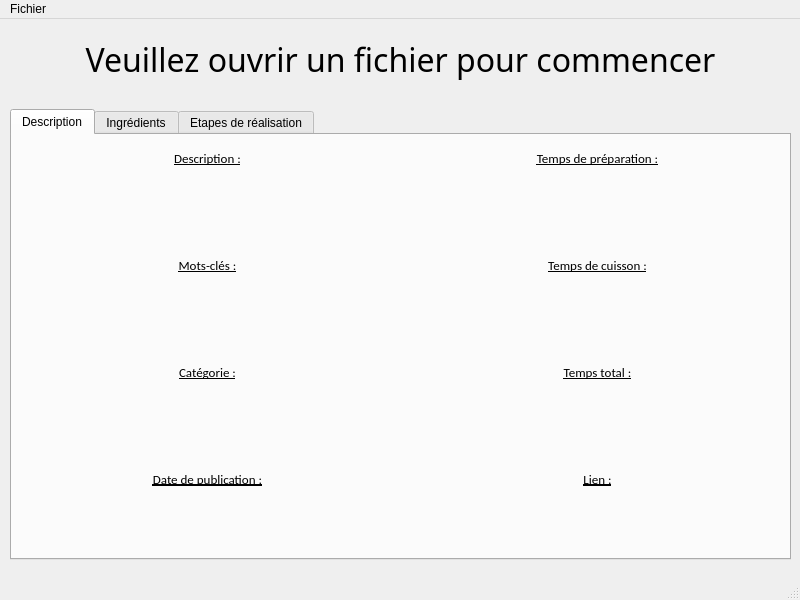
<?xml version="1.0" encoding="UTF-8"?>
<ui version="4.0">
 <class>MainWindow</class>
 <widget class="QMainWindow" name="MainWindow">
  <property name="geometry">
   <rect>
    <x>0</x>
    <y>0</y>
    <width>800</width>
    <height>600</height>
   </rect>
  </property>
  <property name="windowTitle">
   <string>Application de recettes</string>
  </property>
  <widget class="QWidget" name="centralwidget">
   <widget class="QWidget" name="horizontalLayoutWidget">
    <property name="geometry">
     <rect>
      <x>10</x>
      <y>10</y>
      <width>781</width>
      <height>62</height>
     </rect>
    </property>
    <layout class="QHBoxLayout" name="titleLayout">
     <item>
      <widget class="QLabel" name="Ltitle">
       <property name="font">
        <font>
         <family>Bahnschrift</family>
         <pointsize>24</pointsize>
        </font>
       </property>
       <property name="text">
        <string>&lt;html&gt;&lt;head/&gt;&lt;body&gt;&lt;p align=&quot;center&quot;&gt;Veuillez ouvrir un fichier pour commencer&lt;/p&gt;&lt;/body&gt;&lt;/html&gt;</string>
       </property>
       <property name="alignment">
        <set>Qt::AlignCenter</set>
       </property>
       <property name="wordWrap">
        <bool>true</bool>
       </property>
      </widget>
     </item>
    </layout>
   </widget>
   <widget class="QWidget" name="verticalLayoutWidget">
    <property name="geometry">
     <rect>
      <x>10</x>
      <y>90</y>
      <width>781</width>
      <height>451</height>
     </rect>
    </property>
    <layout class="QVBoxLayout" name="verticalLayout">
     <item>
      <widget class="QTabWidget" name="tabWidget">
       <property name="currentIndex">
        <number>0</number>
       </property>
       <widget class="QWidget" name="page1">
        <attribute name="title">
         <string>Description</string>
        </attribute>
        <widget class="QWidget" name="verticalLayoutWidget_5">
         <property name="geometry">
          <rect>
           <x>0</x>
           <y>0</y>
           <width>391</width>
           <height>421</height>
          </rect>
         </property>
         <layout class="QVBoxLayout" name="verticalLayout_5">
          <item>
           <widget class="QLabel" name="Ldescription">
            <property name="font">
             <font>
              <family>Calibri</family>
              <pointsize>10</pointsize>
              <underline>true</underline>
             </font>
            </property>
            <property name="text">
             <string>Description :</string>
            </property>
            <property name="alignment">
             <set>Qt::AlignCenter</set>
            </property>
           </widget>
          </item>
          <item>
           <widget class="QLabel" name="Ldescription2">
            <property name="text">
             <string/>
            </property>
            <property name="alignment">
             <set>Qt::AlignHCenter|Qt::AlignTop</set>
            </property>
            <property name="wordWrap">
             <bool>true</bool>
            </property>
           </widget>
          </item>
          <item>
           <widget class="QLabel" name="Lkeyword">
            <property name="font">
             <font>
              <family>Calibri</family>
              <pointsize>10</pointsize>
              <underline>true</underline>
             </font>
            </property>
            <property name="text">
             <string>Mots-clés :</string>
            </property>
            <property name="alignment">
             <set>Qt::AlignCenter</set>
            </property>
            <property name="wordWrap">
             <bool>true</bool>
            </property>
           </widget>
          </item>
          <item>
           <widget class="QLabel" name="Lkeyword2">
            <property name="text">
             <string/>
            </property>
            <property name="alignment">
             <set>Qt::AlignHCenter|Qt::AlignTop</set>
            </property>
            <property name="wordWrap">
             <bool>true</bool>
            </property>
           </widget>
          </item>
          <item>
           <widget class="QLabel" name="Lcateory">
            <property name="font">
             <font>
              <family>Calibri</family>
              <pointsize>10</pointsize>
              <underline>true</underline>
             </font>
            </property>
            <property name="text">
             <string>Catégorie :</string>
            </property>
            <property name="alignment">
             <set>Qt::AlignCenter</set>
            </property>
            <property name="wordWrap">
             <bool>true</bool>
            </property>
           </widget>
          </item>
          <item>
           <widget class="QLabel" name="Lcategory2">
            <property name="text">
             <string/>
            </property>
            <property name="alignment">
             <set>Qt::AlignHCenter|Qt::AlignTop</set>
            </property>
            <property name="wordWrap">
             <bool>true</bool>
            </property>
           </widget>
          </item>
          <item>
           <widget class="QLabel" name="Ldate">
            <property name="font">
             <font>
              <family>Calibri</family>
              <pointsize>10</pointsize>
              <underline>true</underline>
             </font>
            </property>
            <property name="text">
             <string>Date de publication :</string>
            </property>
            <property name="alignment">
             <set>Qt::AlignCenter</set>
            </property>
            <property name="wordWrap">
             <bool>true</bool>
            </property>
           </widget>
          </item>
          <item>
           <widget class="QLabel" name="Ldate2">
            <property name="text">
             <string/>
            </property>
            <property name="alignment">
             <set>Qt::AlignHCenter|Qt::AlignTop</set>
            </property>
            <property name="wordWrap">
             <bool>true</bool>
            </property>
           </widget>
          </item>
         </layout>
        </widget>
        <widget class="QWidget" name="verticalLayoutWidget_6">
         <property name="geometry">
          <rect>
           <x>390</x>
           <y>0</y>
           <width>391</width>
           <height>421</height>
          </rect>
         </property>
         <layout class="QVBoxLayout" name="verticalLayout_6">
          <item>
           <widget class="QLabel" name="Lprep">
            <property name="font">
             <font>
              <family>Calibri</family>
              <pointsize>10</pointsize>
              <underline>true</underline>
             </font>
            </property>
            <property name="text">
             <string>Temps de préparation :</string>
            </property>
            <property name="alignment">
             <set>Qt::AlignCenter</set>
            </property>
            <property name="wordWrap">
             <bool>true</bool>
            </property>
           </widget>
          </item>
          <item>
           <widget class="QLabel" name="Lprep2">
            <property name="text">
             <string/>
            </property>
            <property name="alignment">
             <set>Qt::AlignHCenter|Qt::AlignTop</set>
            </property>
            <property name="wordWrap">
             <bool>true</bool>
            </property>
           </widget>
          </item>
          <item>
           <widget class="QLabel" name="Ltimecook">
            <property name="font">
             <font>
              <family>Calibri</family>
              <pointsize>10</pointsize>
              <underline>true</underline>
             </font>
            </property>
            <property name="text">
             <string>Temps de cuisson :</string>
            </property>
            <property name="alignment">
             <set>Qt::AlignCenter</set>
            </property>
            <property name="wordWrap">
             <bool>true</bool>
            </property>
           </widget>
          </item>
          <item>
           <widget class="QLabel" name="Ltimecook2">
            <property name="text">
             <string/>
            </property>
            <property name="alignment">
             <set>Qt::AlignHCenter|Qt::AlignTop</set>
            </property>
            <property name="wordWrap">
             <bool>true</bool>
            </property>
           </widget>
          </item>
          <item>
           <widget class="QLabel" name="Ltotal">
            <property name="font">
             <font>
              <family>Calibri</family>
              <pointsize>10</pointsize>
              <underline>true</underline>
             </font>
            </property>
            <property name="text">
             <string>Temps total :</string>
            </property>
            <property name="alignment">
             <set>Qt::AlignCenter</set>
            </property>
           </widget>
          </item>
          <item>
           <widget class="QLabel" name="Ltotal2">
            <property name="text">
             <string/>
            </property>
            <property name="alignment">
             <set>Qt::AlignHCenter|Qt::AlignTop</set>
            </property>
            <property name="wordWrap">
             <bool>true</bool>
            </property>
           </widget>
          </item>
          <item>
           <widget class="QLabel" name="Llink">
            <property name="font">
             <font>
              <family>Calibri</family>
              <pointsize>10</pointsize>
              <underline>true</underline>
             </font>
            </property>
            <property name="text">
             <string>Lien :</string>
            </property>
            <property name="alignment">
             <set>Qt::AlignCenter</set>
            </property>
            <property name="wordWrap">
             <bool>true</bool>
            </property>
           </widget>
          </item>
          <item>
           <widget class="QLabel" name="Llink2">
            <property name="text">
             <string/>
            </property>
            <property name="alignment">
             <set>Qt::AlignHCenter|Qt::AlignTop</set>
            </property>
            <property name="wordWrap">
             <bool>true</bool>
            </property>
            <property name="openExternalLinks">
             <bool>true</bool>
            </property>
            <property name="textInteractionFlags">
             <set>Qt::TextBrowserInteraction</set>
            </property>
           </widget>
          </item>
         </layout>
        </widget>
       </widget>
       <widget class="QWidget" name="page2">
        <attribute name="title">
         <string>Ingrédients</string>
        </attribute>
        <widget class="QWidget" name="verticalLayoutWidget_3">
         <property name="geometry">
          <rect>
           <x>0</x>
           <y>0</y>
           <width>781</width>
           <height>51</height>
          </rect>
         </property>
         <layout class="QVBoxLayout" name="verticalLayout_3">
          <item>
           <widget class="QLabel" name="Lnbpers">
            <property name="font">
             <font>
              <family>Calibri</family>
              <pointsize>10</pointsize>
             </font>
            </property>
            <property name="text">
             <string/>
            </property>
            <property name="alignment">
             <set>Qt::AlignCenter</set>
            </property>
            <property name="wordWrap">
             <bool>true</bool>
            </property>
           </widget>
          </item>
         </layout>
        </widget>
        <widget class="QWidget" name="verticalLayoutWidget_4">
         <property name="geometry">
          <rect>
           <x>0</x>
           <y>50</y>
           <width>781</width>
           <height>371</height>
          </rect>
         </property>
         <layout class="QVBoxLayout" name="verticalLayout_4">
          <item>
           <widget class="QLabel" name="Lingredients">
            <property name="text">
             <string/>
            </property>
            <property name="alignment">
             <set>Qt::AlignLeading|Qt::AlignLeft|Qt::AlignTop</set>
            </property>
            <property name="wordWrap">
             <bool>true</bool>
            </property>
           </widget>
          </item>
         </layout>
        </widget>
       </widget>
       <widget class="QWidget" name="page3">
        <attribute name="title">
         <string>Etapes de réalisation</string>
        </attribute>
        <widget class="QWidget" name="horizontalLayoutWidget_2">
         <property name="geometry">
          <rect>
           <x>10</x>
           <y>379</y>
           <width>751</width>
           <height>31</height>
          </rect>
         </property>
         <layout class="QHBoxLayout" name="horizontalLayout_2">
          <item>
           <widget class="QPushButton" name="bprecedent">
            <property name="text">
             <string>Précédent</string>
            </property>
           </widget>
          </item>
          <item>
           <widget class="QComboBox" name="etapesBox"/>
          </item>
          <item>
           <widget class="QPushButton" name="bsuivant">
            <property name="enabled">
             <bool>true</bool>
            </property>
            <property name="text">
             <string>Suivant</string>
            </property>
           </widget>
          </item>
         </layout>
        </widget>
        <widget class="QWidget" name="verticalLayoutWidget_2">
         <property name="geometry">
          <rect>
           <x>9</x>
           <y>10</y>
           <width>751</width>
           <height>361</height>
          </rect>
         </property>
         <layout class="QVBoxLayout" name="verticalLayout_2">
          <item>
           <widget class="QLabel" name="label_etat">
            <property name="font">
             <font>
              <family>Calibri</family>
              <pointsize>10</pointsize>
             </font>
            </property>
            <property name="text">
             <string/>
            </property>
            <property name="alignment">
             <set>Qt::AlignHCenter|Qt::AlignTop</set>
            </property>
           </widget>
          </item>
          <item>
           <widget class="QLabel" name="Letapes">
            <property name="text">
             <string/>
            </property>
            <property name="alignment">
             <set>Qt::AlignLeading|Qt::AlignLeft|Qt::AlignVCenter</set>
            </property>
            <property name="wordWrap">
             <bool>true</bool>
            </property>
           </widget>
          </item>
         </layout>
        </widget>
       </widget>
      </widget>
     </item>
    </layout>
   </widget>
  </widget>
  <widget class="QMenuBar" name="menubar">
   <property name="geometry">
    <rect>
     <x>0</x>
     <y>0</y>
     <width>800</width>
     <height>25</height>
    </rect>
   </property>
   <widget class="QMenu" name="menuFichier">
    <property name="title">
     <string>Fichier</string>
    </property>
    <addaction name="actionOuvrir"/>
   </widget>
   <addaction name="menuFichier"/>
  </widget>
  <widget class="QStatusBar" name="statusbar"/>
  <action name="actionOuvrir">
   <property name="text">
    <string>Ouvrir</string>
   </property>
  </action>
  <action name="actionA_propos">
   <property name="text">
    <string>A propos</string>
   </property>
  </action>
 </widget>
 <resources/>
 <connections/>
</ui>
